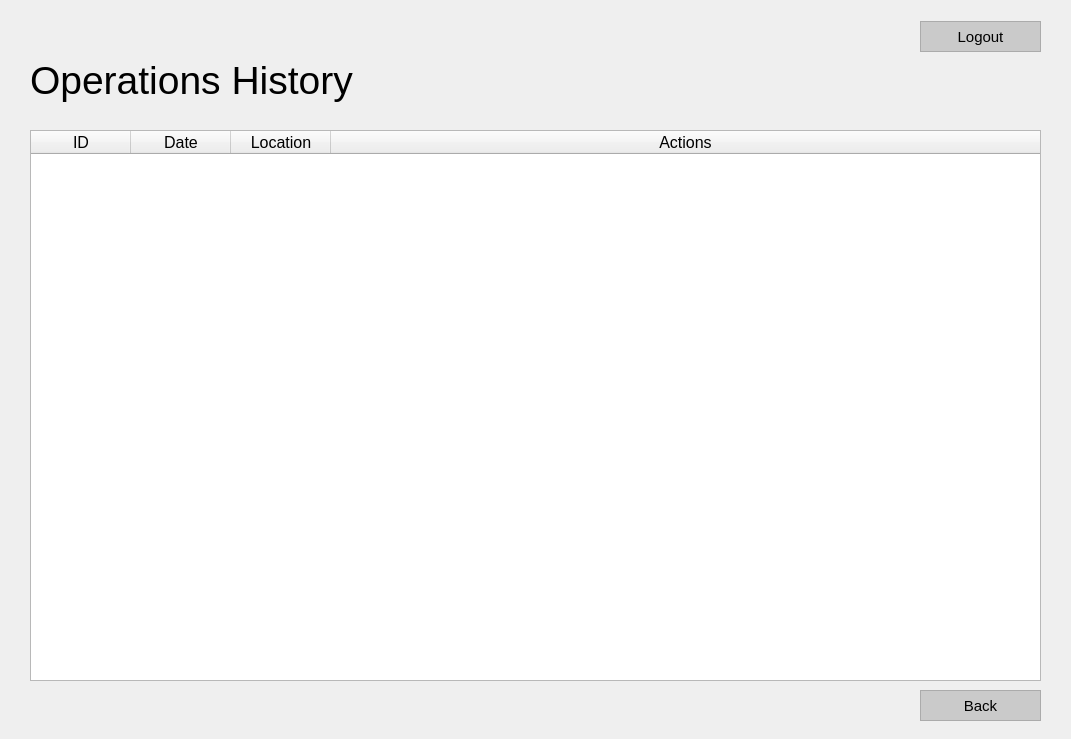
<?xml version="1.0" encoding="UTF-8"?>
<ui version="4.0">
 <class>MainWindow</class>
 <widget class="QMainWindow" name="MainWindow">
  <property name="geometry">
   <rect>
    <x>0</x>
    <y>0</y>
    <width>1071</width>
    <height>739</height>
   </rect>
  </property>
  <property name="sizePolicy">
   <sizepolicy hsizetype="Fixed" vsizetype="Fixed">
    <horstretch>0</horstretch>
    <verstretch>0</verstretch>
   </sizepolicy>
  </property>
  <property name="minimumSize">
   <size>
    <width>1071</width>
    <height>739</height>
   </size>
  </property>
  <property name="maximumSize">
   <size>
    <width>1071</width>
    <height>739</height>
   </size>
  </property>
  <property name="windowTitle">
   <string>AIDS – Operations History [Administrator]</string>
  </property>
  <property name="windowIcon">
   <iconset>
    <normaloff>../../Resources/logo_svg.svg</normaloff>../../Resources/logo_svg.svg</iconset>
  </property>
  <widget class="QWidget" name="centralwidget">
   <widget class="QTableWidget" name="table_pilotOps">
    <property name="geometry">
     <rect>
      <x>30</x>
      <y>130</y>
      <width>1011</width>
      <height>551</height>
     </rect>
    </property>
    <property name="sizePolicy">
     <sizepolicy hsizetype="Fixed" vsizetype="Fixed">
      <horstretch>0</horstretch>
      <verstretch>0</verstretch>
     </sizepolicy>
    </property>
    <property name="autoFillBackground">
     <bool>false</bool>
    </property>
    <property name="horizontalScrollBarPolicy">
     <enum>Qt::ScrollBarAlwaysOff</enum>
    </property>
    <property name="sizeAdjustPolicy">
     <enum>QAbstractScrollArea::AdjustToContents</enum>
    </property>
    <property name="sortingEnabled">
     <bool>true</bool>
    </property>
    <property name="rowCount">
     <number>0</number>
    </property>
    <property name="columnCount">
     <number>4</number>
    </property>
    <attribute name="horizontalHeaderVisible">
     <bool>true</bool>
    </attribute>
    <attribute name="horizontalHeaderCascadingSectionResizes">
     <bool>false</bool>
    </attribute>
    <attribute name="horizontalHeaderHighlightSections">
     <bool>true</bool>
    </attribute>
    <attribute name="horizontalHeaderShowSortIndicator" stdset="0">
     <bool>true</bool>
    </attribute>
    <attribute name="horizontalHeaderStretchLastSection">
     <bool>true</bool>
    </attribute>
    <attribute name="verticalHeaderVisible">
     <bool>true</bool>
    </attribute>
    <attribute name="verticalHeaderShowSortIndicator" stdset="0">
     <bool>false</bool>
    </attribute>
    <attribute name="verticalHeaderStretchLastSection">
     <bool>false</bool>
    </attribute>
    <column>
     <property name="text">
      <string>ID</string>
     </property>
     <property name="font">
      <font>
       <family>Helvetica</family>
       <pointsize>12</pointsize>
      </font>
     </property>
     <property name="background">
      <color>
       <red>203</red>
       <green>203</green>
       <blue>203</blue>
      </color>
     </property>
    </column>
    <column>
     <property name="text">
      <string>Date</string>
     </property>
     <property name="font">
      <font>
       <family>Helvetica</family>
       <pointsize>12</pointsize>
      </font>
     </property>
     <property name="background">
      <color>
       <red>203</red>
       <green>203</green>
       <blue>203</blue>
      </color>
     </property>
    </column>
    <column>
     <property name="text">
      <string>Location</string>
     </property>
     <property name="font">
      <font>
       <family>Helvetica</family>
       <pointsize>12</pointsize>
      </font>
     </property>
     <property name="background">
      <color>
       <red>203</red>
       <green>203</green>
       <blue>203</blue>
      </color>
     </property>
    </column>
    <column>
     <property name="text">
      <string>Actions</string>
     </property>
     <property name="font">
      <font>
       <family>Helvetica</family>
       <pointsize>12</pointsize>
      </font>
     </property>
     <property name="background">
      <color>
       <red>203</red>
       <green>203</green>
       <blue>203</blue>
      </color>
     </property>
    </column>
   </widget>
   <widget class="QPushButton" name="btn_back">
    <property name="geometry">
     <rect>
      <x>920</x>
      <y>690</y>
      <width>121</width>
      <height>31</height>
     </rect>
    </property>
    <property name="font">
     <font>
      <family>Helvetica</family>
      <pointsize>11</pointsize>
     </font>
    </property>
    <property name="styleSheet">
     <string notr="true">QPushButton {
color: rgb(0, 0, 0);
	background-color: rgb(202, 202, 202);
border: 1.2px solid #ABABAB;
outline: none;}

QPushButton:hover{
color: rgb(255, 255, 255);
background-color: rgb(171, 171, 171);
outline: none;
border: none;
}

QPushButton:pressed{
color: rgb(255, 255, 255);
background-color: rgb(129, 129, 129);
outline: none;
border: none;
}


</string>
    </property>
    <property name="text">
     <string>Back</string>
    </property>
   </widget>
   <widget class="QLabel" name="lbl_pilotHistory">
    <property name="geometry">
     <rect>
      <x>30</x>
      <y>50</y>
      <width>501</width>
      <height>61</height>
     </rect>
    </property>
    <property name="font">
     <font>
      <family>Segoe UI</family>
      <pointsize>29</pointsize>
     </font>
    </property>
    <property name="text">
     <string>Operations History</string>
    </property>
   </widget>
   <widget class="QWidget" name="layoutWidget">
    <property name="geometry">
     <rect>
      <x>680</x>
      <y>20</y>
      <width>361</width>
      <height>33</height>
     </rect>
    </property>
    <layout class="QHBoxLayout" name="horizontalLayout">
     <item>
      <widget class="QLabel" name="lbl_user">
       <property name="font">
        <font>
         <family>Calibri</family>
         <pointsize>11</pointsize>
        </font>
       </property>
       <property name="text">
        <string/>
       </property>
       <property name="scaledContents">
        <bool>false</bool>
       </property>
       <property name="alignment">
        <set>Qt::AlignCenter</set>
       </property>
      </widget>
     </item>
     <item>
      <widget class="QPushButton" name="btn_logout">
       <property name="minimumSize">
        <size>
         <width>121</width>
         <height>31</height>
        </size>
       </property>
       <property name="maximumSize">
        <size>
         <width>121</width>
         <height>31</height>
        </size>
       </property>
       <property name="font">
        <font>
         <family>Helvetica</family>
         <pointsize>11</pointsize>
        </font>
       </property>
       <property name="styleSheet">
        <string notr="true">QPushButton {
color: rgb(0, 0, 0);
	background-color: rgb(202, 202, 202);
border: 1.2px solid #ABABAB;
outline: none;}

QPushButton:hover{
color: rgb(255, 255, 255);
background-color: rgb(171, 171, 171);
outline: none;
border: none;
}

QPushButton:pressed{
color: rgb(255, 255, 255);
background-color: rgb(129, 129, 129);
outline: none;
border: none;
}


</string>
       </property>
       <property name="text">
        <string>Logout</string>
       </property>
      </widget>
     </item>
    </layout>
   </widget>
  </widget>
 </widget>
 <tabstops>
  <tabstop>btn_logout</tabstop>
  <tabstop>table_pilotOps</tabstop>
  <tabstop>btn_back</tabstop>
 </tabstops>
 <resources/>
 <connections/>
</ui>
